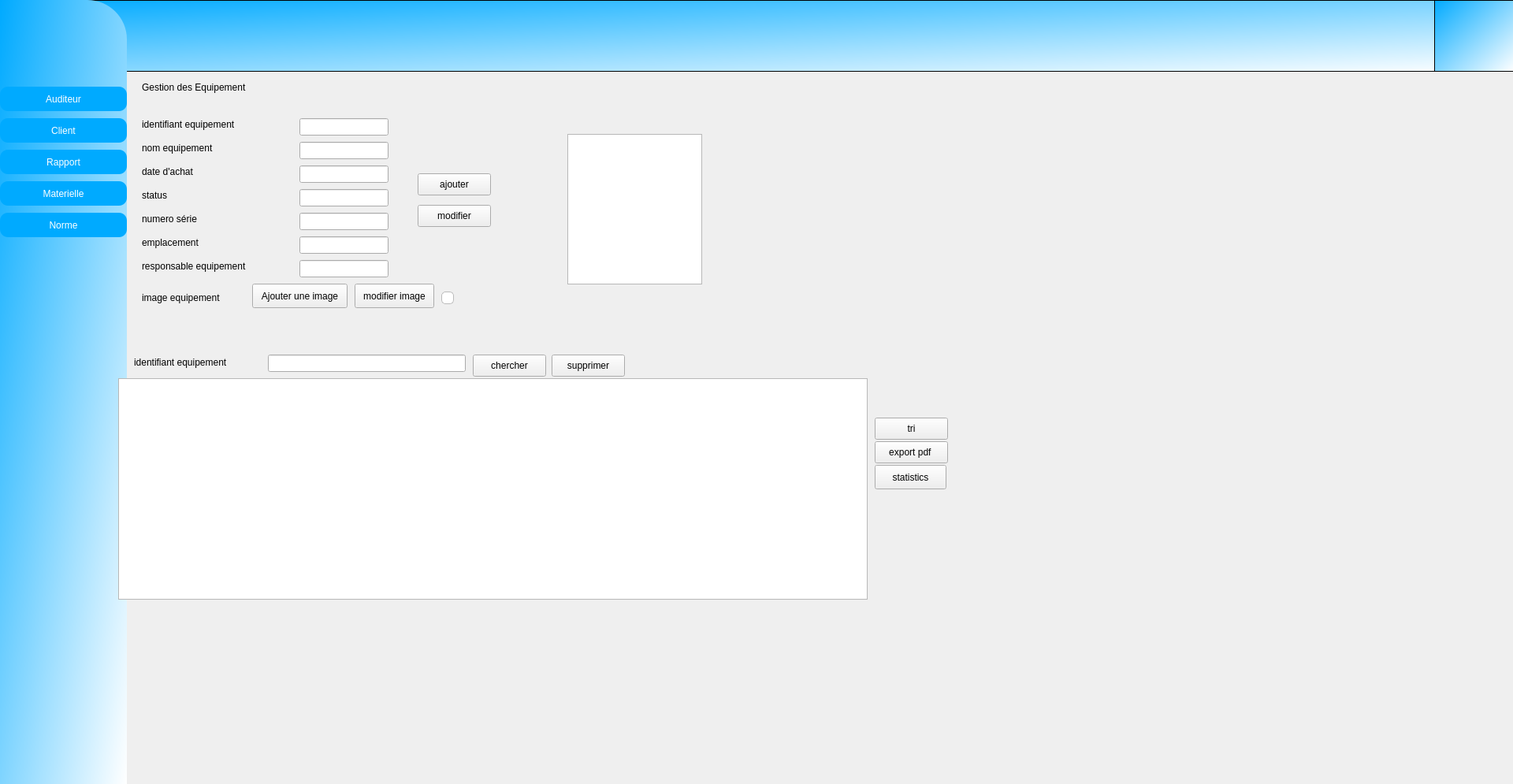
<?xml version="1.0" encoding="UTF-8"?>
<ui version="4.0">
 <class>Materielleform</class>
 <widget class="QDialog" name="Materielleform">
  <property name="geometry">
   <rect>
    <x>0</x>
    <y>0</y>
    <width>1920</width>
    <height>995</height>
   </rect>
  </property>
  <property name="windowTitle">
   <string>Dialog</string>
  </property>
  <widget class="QWidget" name="widget" native="true">
   <property name="geometry">
    <rect>
     <x>0</x>
     <y>0</y>
     <width>161</width>
     <height>995</height>
    </rect>
   </property>
   <property name="styleSheet">
    <string notr="true">background-color: qlineargradient(spread:pad, x1:0, y1:0, x2:1, y2:1, stop:0 rgba(0, 170, 255, 255), stop:1 rgba(255, 255, 255, 255));
border-top-right-radius: 50px;
color: white;
font: 75 20pt &quot;Berlin Sans FB&quot;;</string>
   </property>
   <widget class="QPushButton" name="pushButton_2">
    <property name="geometry">
     <rect>
      <x>0</x>
      <y>110</y>
      <width>161</width>
      <height>31</height>
     </rect>
    </property>
    <property name="styleSheet">
     <string notr="true">background-color: rgb(0, 170, 255);
border-radius: 10px;
color: white;</string>
    </property>
    <property name="text">
     <string>Auditeur</string>
    </property>
   </widget>
   <widget class="QPushButton" name="pushButton_3">
    <property name="geometry">
     <rect>
      <x>0</x>
      <y>150</y>
      <width>161</width>
      <height>31</height>
     </rect>
    </property>
    <property name="styleSheet">
     <string notr="true">background-color: rgb(0, 170, 255);
border-radius: 10px;
color: white;</string>
    </property>
    <property name="text">
     <string>Client</string>
    </property>
   </widget>
   <widget class="QPushButton" name="pushButton_4">
    <property name="geometry">
     <rect>
      <x>0</x>
      <y>190</y>
      <width>161</width>
      <height>31</height>
     </rect>
    </property>
    <property name="styleSheet">
     <string notr="true">background-color: rgb(0, 170, 255);
border-radius: 10px;
color: white;</string>
    </property>
    <property name="text">
     <string>Rapport</string>
    </property>
   </widget>
   <widget class="QPushButton" name="pushButton_5">
    <property name="geometry">
     <rect>
      <x>0</x>
      <y>230</y>
      <width>161</width>
      <height>31</height>
     </rect>
    </property>
    <property name="styleSheet">
     <string notr="true">background-color: rgb(0, 170, 255);
border-radius: 10px;
color: white;</string>
    </property>
    <property name="text">
     <string>Materielle</string>
    </property>
   </widget>
   <widget class="QPushButton" name="pushButton_6">
    <property name="geometry">
     <rect>
      <x>0</x>
      <y>270</y>
      <width>161</width>
      <height>31</height>
     </rect>
    </property>
    <property name="styleSheet">
     <string notr="true">background-color: rgb(0, 170, 255);
border-radius: 10px;
color: white;</string>
    </property>
    <property name="text">
     <string>Norme</string>
    </property>
   </widget>
  </widget>
  <widget class="QFrame" name="frame_2">
   <property name="geometry">
    <rect>
     <x>0</x>
     <y>0</y>
     <width>1920</width>
     <height>91</height>
    </rect>
   </property>
   <property name="styleSheet">
    <string notr="true">background-color: qlineargradient(spread:pad, x1:0, y1:0, x2:1, y2:1, stop:0 rgba(0, 170, 255, 255), stop:1 rgba(255, 255, 255, 255));</string>
   </property>
   <property name="frameShape">
    <enum>QFrame::StyledPanel</enum>
   </property>
   <property name="frameShadow">
    <enum>QFrame::Raised</enum>
   </property>
   <widget class="QGraphicsView" name="graphicsView">
    <property name="geometry">
     <rect>
      <x>1820</x>
      <y>0</y>
      <width>101</width>
      <height>91</height>
     </rect>
    </property>
    <property name="styleSheet">
     <string notr="true">background-image: url(:/logo.jpg);</string>
    </property>
   </widget>
  </widget>
  <widget class="QWidget" name="centralwidget" native="true">
   <property name="geometry">
    <rect>
     <x>130</x>
     <y>60</y>
     <width>1759</width>
     <height>904</height>
    </rect>
   </property>
   <property name="styleSheet">
    <string notr="true">font: 10pt &quot;Times New Roman&quot;;</string>
   </property>
   <widget class="QPushButton" name="boutton_choisir_image_vehicule">
    <property name="geometry">
     <rect>
      <x>190</x>
      <y>300</y>
      <width>121</width>
      <height>31</height>
     </rect>
    </property>
    <property name="styleSheet">
     <string notr="true"/>
    </property>
    <property name="text">
     <string>Ajouter une image</string>
    </property>
   </widget>
   <widget class="QPushButton" name="pushButton_tri">
    <property name="geometry">
     <rect>
      <x>980</x>
      <y>470</y>
      <width>93</width>
      <height>28</height>
     </rect>
    </property>
    <property name="text">
     <string>tri</string>
    </property>
   </widget>
   <widget class="QLineEdit" name="lineEdit_date_achat">
    <property name="geometry">
     <rect>
      <x>250</x>
      <y>150</y>
      <width>113</width>
      <height>22</height>
     </rect>
    </property>
   </widget>
   <widget class="QLineEdit" name="lineEdit_numero_serie">
    <property name="geometry">
     <rect>
      <x>250</x>
      <y>210</y>
      <width>113</width>
      <height>22</height>
     </rect>
    </property>
   </widget>
   <widget class="QPushButton" name="pushButton_supprimer">
    <property name="geometry">
     <rect>
      <x>570</x>
      <y>390</y>
      <width>93</width>
      <height>28</height>
     </rect>
    </property>
    <property name="text">
     <string>supprimer</string>
    </property>
   </widget>
   <widget class="QLineEdit" name="lineEdit_emplacement">
    <property name="geometry">
     <rect>
      <x>250</x>
      <y>240</y>
      <width>113</width>
      <height>22</height>
     </rect>
    </property>
   </widget>
   <widget class="QPushButton" name="pushButton_ajouter">
    <property name="geometry">
     <rect>
      <x>400</x>
      <y>160</y>
      <width>93</width>
      <height>28</height>
     </rect>
    </property>
    <property name="text">
     <string>ajouter</string>
    </property>
   </widget>
   <widget class="QLabel" name="label_19">
    <property name="geometry">
     <rect>
      <x>50</x>
      <y>270</y>
      <width>161</width>
      <height>16</height>
     </rect>
    </property>
    <property name="text">
     <string>responsable equipement </string>
    </property>
   </widget>
   <widget class="QLineEdit" name="lineEdit_nom_materiel_audite">
    <property name="geometry">
     <rect>
      <x>250</x>
      <y>120</y>
      <width>113</width>
      <height>22</height>
     </rect>
    </property>
   </widget>
   <widget class="QPushButton" name="pushButton_mod_image">
    <property name="geometry">
     <rect>
      <x>320</x>
      <y>300</y>
      <width>101</width>
      <height>31</height>
     </rect>
    </property>
    <property name="text">
     <string>modifier image</string>
    </property>
   </widget>
   <widget class="QLabel" name="label_13">
    <property name="geometry">
     <rect>
      <x>50</x>
      <y>120</y>
      <width>131</width>
      <height>16</height>
     </rect>
    </property>
    <property name="text">
     <string>nom equipement</string>
    </property>
   </widget>
   <widget class="QLabel" name="label">
    <property name="geometry">
     <rect>
      <x>50</x>
      <y>30</y>
      <width>261</width>
      <height>41</height>
     </rect>
    </property>
    <property name="text">
     <string>Gestion des Equipement</string>
    </property>
   </widget>
   <widget class="QLineEdit" name="lineEdit_responsable_equipement">
    <property name="geometry">
     <rect>
      <x>250</x>
      <y>270</y>
      <width>113</width>
      <height>22</height>
     </rect>
    </property>
   </widget>
   <widget class="QLabel" name="label_22">
    <property name="geometry">
     <rect>
      <x>50</x>
      <y>210</y>
      <width>101</width>
      <height>16</height>
     </rect>
    </property>
    <property name="text">
     <string>numero série </string>
    </property>
   </widget>
   <widget class="QLineEdit" name="lineEdit_id_materiel_audite">
    <property name="geometry">
     <rect>
      <x>250</x>
      <y>90</y>
      <width>113</width>
      <height>22</height>
     </rect>
    </property>
   </widget>
   <widget class="QPushButton" name="pushButton_pdf">
    <property name="geometry">
     <rect>
      <x>980</x>
      <y>500</y>
      <width>93</width>
      <height>28</height>
     </rect>
    </property>
    <property name="text">
     <string>export pdf </string>
    </property>
   </widget>
   <widget class="QTableView" name="tab_afficher_equipement">
    <property name="geometry">
     <rect>
      <x>20</x>
      <y>420</y>
      <width>951</width>
      <height>281</height>
     </rect>
    </property>
   </widget>
   <widget class="QLabel" name="label_2">
    <property name="geometry">
     <rect>
      <x>40</x>
      <y>390</y>
      <width>171</width>
      <height>20</height>
     </rect>
    </property>
    <property name="text">
     <string>identifiant equipement </string>
    </property>
   </widget>
   <widget class="QPushButton" name="pushButton_rech">
    <property name="geometry">
     <rect>
      <x>470</x>
      <y>390</y>
      <width>93</width>
      <height>28</height>
     </rect>
    </property>
    <property name="text">
     <string>chercher</string>
    </property>
   </widget>
   <widget class="QLabel" name="label_12">
    <property name="geometry">
     <rect>
      <x>50</x>
      <y>90</y>
      <width>151</width>
      <height>16</height>
     </rect>
    </property>
    <property name="text">
     <string>identifiant equipement</string>
    </property>
   </widget>
   <widget class="QPushButton" name="pushButton_mod">
    <property name="geometry">
     <rect>
      <x>400</x>
      <y>200</y>
      <width>93</width>
      <height>28</height>
     </rect>
    </property>
    <property name="text">
     <string>modifier</string>
    </property>
   </widget>
   <widget class="QLineEdit" name="lineEdit_chercher">
    <property name="geometry">
     <rect>
      <x>210</x>
      <y>390</y>
      <width>251</width>
      <height>22</height>
     </rect>
    </property>
   </widget>
   <widget class="QWidget" name="verticalLayoutWidget">
    <property name="geometry">
     <rect>
      <x>1460</x>
      <y>20</y>
      <width>20</width>
      <height>20</height>
     </rect>
    </property>
    <layout class="QVBoxLayout" name="EquipementFrame"/>
   </widget>
   <widget class="QLabel" name="label_16">
    <property name="geometry">
     <rect>
      <x>50</x>
      <y>180</y>
      <width>91</width>
      <height>16</height>
     </rect>
    </property>
    <property name="text">
     <string>status</string>
    </property>
   </widget>
   <widget class="QLineEdit" name="lineEdit_photo">
    <property name="geometry">
     <rect>
      <x>430</x>
      <y>310</y>
      <width>16</width>
      <height>16</height>
     </rect>
    </property>
    <property name="styleSheet">
     <string notr="true">QLineEdit {
    background-color: #FFFFFF;
    border: 1px solid #BBBBBB;
    border-radius: 5px;
    padding: 3px;
    font-size: 15px;
    font-family: &quot;Arial&quot;;
}

QLineEdit:focus {
    border: 2px solid #0000FF;
    background-color: #F0F0F0;
}</string>
    </property>
    <property name="readOnly">
     <bool>true</bool>
    </property>
   </widget>
   <widget class="QPushButton" name="pushButton_stat">
    <property name="geometry">
     <rect>
      <x>980</x>
      <y>530</y>
      <width>91</width>
      <height>31</height>
     </rect>
    </property>
    <property name="text">
     <string>statistics</string>
    </property>
   </widget>
   <widget class="QLabel" name="label_18">
    <property name="geometry">
     <rect>
      <x>50</x>
      <y>150</y>
      <width>111</width>
      <height>16</height>
     </rect>
    </property>
    <property name="text">
     <string>date d'achat</string>
    </property>
   </widget>
   <widget class="QLabel" name="label_3">
    <property name="geometry">
     <rect>
      <x>50</x>
      <y>310</y>
      <width>141</width>
      <height>16</height>
     </rect>
    </property>
    <property name="text">
     <string>image equipement</string>
    </property>
   </widget>
   <widget class="QLabel" name="imagedata">
    <property name="geometry">
     <rect>
      <x>810</x>
      <y>130</y>
      <width>431</width>
      <height>171</height>
     </rect>
    </property>
    <property name="text">
     <string/>
    </property>
   </widget>
   <widget class="QLineEdit" name="lineEdit_status">
    <property name="geometry">
     <rect>
      <x>250</x>
      <y>180</y>
      <width>113</width>
      <height>22</height>
     </rect>
    </property>
   </widget>
   <widget class="QLabel" name="label_17">
    <property name="geometry">
     <rect>
      <x>50</x>
      <y>240</y>
      <width>101</width>
      <height>16</height>
     </rect>
    </property>
    <property name="text">
     <string>emplacement </string>
    </property>
   </widget>
   <widget class="QTableView" name="tableView_chercher">
    <property name="geometry">
     <rect>
      <x>590</x>
      <y>110</y>
      <width>171</width>
      <height>191</height>
     </rect>
    </property>
   </widget>
  </widget>
  <zorder>frame_2</zorder>
  <zorder>widget</zorder>
  <zorder>centralwidget</zorder>
 </widget>
 <resources/>
 <connections/>
</ui>
